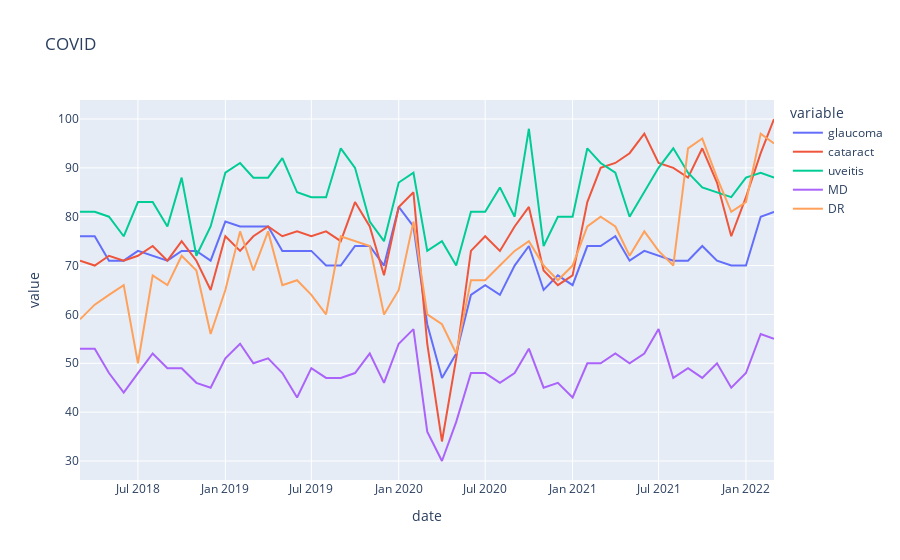

Notebook source saved alongside this figure:
### Code cell
fig = px.line(all_data, title="COVID")
fig.show()

### Figure 1 — Plotly figure (JSON) as saved in the notebook; plotly's stock layout.template omitted (floating-point values rounded to 4 significant figures)
{"data": [{"hovertemplate": "variable=glaucoma<br>date=%{x}<br>value=%{y}<extra></extra>", "legendgroup": "glaucoma", "line": {"color": "#636efa", "dash": "solid"}, "mode": "lines", "name": "glaucoma", "orientation": "v", "showlegend": true, "type": "scatter", "x": ["2018-03-01", "2018-04-01", "2018-05-01", "2018-06-01", "2018-07-01", "2018-08-01", "2018-09-01", "2018-10-01", "2018-11-01", "2018-12-01", "2019-01-01", "2019-02-01", "2019-03-01", "2019-04-01", "2019-05-01", "2019-06-01", "2019-07-01", "2019-08-01", "2019-09-01", "2019-10-01", "2019-11-01", "2019-12-01", "2020-01-01", "2020-02-01", "2020-03-01", "2020-04-01", "2020-05-01", "2020-06-01", "2020-07-01", "2020-08-01", "2020-09-01", "2020-10-01", "2020-11-01", "2020-12-01", "2021-01-01", "2021-02-01", "2021-03-01", "2021-04-01", "2021-05-01", "2021-06-01", "2021-07-01", "2021-08-01", "2021-09-01", "2021-10-01", "2021-11-01", "2021-12-01", "2022-01-01", "2022-02-01", "2022-03-01"], "xaxis": "x", "y": [76, 76, 71, 71, 73, 72, 71, 73, 73, 71, 79, 78, 78, 78, 73, 73, 73, 70, 70, 74, 74, 70, 82, 78, 58, 47, 52, 64, 66, 64, 70, 74, 65, 68, 66, 74, 74, 76, 71, 73, 72, 71, 71, 74, 71, 70, 70, 80, 81], "yaxis": "y"}, {"hovertemplate": "variable=cataract<br>date=%{x}<br>value=%{y}<extra></extra>", "legendgroup": "cataract", "line": {"color": "#EF553B", "dash": "solid"}, "mode": "lines", "name": "cataract", "orientation": "v", "showlegend": true, "type": "scatter", "x": ["2018-03-01", "2018-04-01", "2018-05-01", "2018-06-01", "2018-07-01", "2018-08-01", "2018-09-01", "2018-10-01", "2018-11-01", "2018-12-01", "2019-01-01", "2019-02-01", "2019-03-01", "2019-04-01", "2019-05-01", "2019-06-01", "2019-07-01", "2019-08-01", "2019-09-01", "2019-10-01", "2019-11-01", "2019-12-01", "2020-01-01", "2020-02-01", "2020-03-01", "2020-04-01", "2020-05-01", "2020-06-01", "2020-07-01", "2020-08-01", "2020-09-01", "2020-10-01", "2020-11-01", "2020-12-01", "2021-01-01", "2021-02-01", "2021-03-01", "2021-04-01", "2021-05-01", "2021-06-01", "2021-07-01", "2021-08-01", "2021-09-01", "2021-10-01", "2021-11-01", "2021-12-01", "2022-01-01", "2022-02-01", "2022-03-01"], "xaxis": "x", "y": [71, 70, 72, 71, 72, 74, 71, 75, 71, 65, 76, 73, 76, 78, 76, 77, 76, 77, 75, 83, 78, 68, 82, 85, 54, 34, 51, 73, 76, 73, 78, 82, 69, 66, 68, 83, 90, 91, 93, 97, 91, 90, 88, 94, 87, 76, 84, 93, 100], "yaxis": "y"}, {"hovertemplate": "variable=uveitis<br>date=%{x}<br>value=%{y}<extra></extra>", "legendgroup": "uveitis", "line": {"color": "#00cc96", "dash": "solid"}, "mode": "lines", "name": "uveitis", "orientation": "v", "showlegend": true, "type": "scatter", "x": ["2018-03-01", "2018-04-01", "2018-05-01", "2018-06-01", "2018-07-01", "2018-08-01", "2018-09-01", "2018-10-01", "2018-11-01", "2018-12-01", "2019-01-01", "2019-02-01", "2019-03-01", "2019-04-01", "2019-05-01", "2019-06-01", "2019-07-01", "2019-08-01", "2019-09-01", "2019-10-01", "2019-11-01", "2019-12-01", "2020-01-01", "2020-02-01", "2020-03-01", "2020-04-01", "2020-05-01", "2020-06-01", "2020-07-01", "2020-08-01", "2020-09-01", "2020-10-01", "2020-11-01", "2020-12-01", "2021-01-01", "2021-02-01", "2021-03-01", "2021-04-01", "2021-05-01", "2021-06-01", "2021-07-01", "2021-08-01", "2021-09-01", "2021-10-01", "2021-11-01", "2021-12-01", "2022-01-01", "2022-02-01", "2022-03-01"], "xaxis": "x", "y": [81, 81, 80, 76, 83, 83, 78, 88, 72, 78, 89, 91, 88, 88, 92, 85, 84, 84, 94, 90, 79, 75, 87, 89, 73, 75, 70, 81, 81, 86, 80, 98, 74, 80, 80, 94, 91, 89, 80, 85, 90, 94, 89, 86, 85, 84, 88, 89, 88], "yaxis": "y"}, {"hovertemplate": "variable=MD<br>date=%{x}<br>value=%{y}<extra></extra>", "legendgroup": "MD", "line": {"color": "#ab63fa", "dash": "solid"}, "mode": "lines", "name": "MD", "orientation": "v", "showlegend": true, "type": "scatter", "x": ["2018-03-01", "2018-04-01", "2018-05-01", "2018-06-01", "2018-07-01", "2018-08-01", "2018-09-01", "2018-10-01", "2018-11-01", "2018-12-01", "2019-01-01", "2019-02-01", "2019-03-01", "2019-04-01", "2019-05-01", "2019-06-01", "2019-07-01", "2019-08-01", "2019-09-01", "2019-10-01", "2019-11-01", "2019-12-01", "2020-01-01", "2020-02-01", "2020-03-01", "2020-04-01", "2020-05-01", "2020-06-01", "2020-07-01", "2020-08-01", "2020-09-01", "2020-10-01", "2020-11-01", "2020-12-01", "2021-01-01", "2021-02-01", "2021-03-01", "2021-04-01", "2021-05-01", "2021-06-01", "2021-07-01", "2021-08-01", "2021-09-01", "2021-10-01", "2021-11-01", "2021-12-01", "2022-01-01", "2022-02-01", "2022-03-01"], "xaxis": "x", "y": [53, 53, 48, 44, 48, 52, 49, 49, 46, 45, 51, 54, 50, 51, 48, 43, 49, 47, 47, 48, 52, 46, 54, 57, 36, 30, 38, 48, 48, 46, 48, 53, 45, 46, 43, 50, 50, 52, 50, 52, 57, 47, 49, 47, 50, 45, 48, 56, 55], "yaxis": "y"}, {"hovertemplate": "variable=DR<br>date=%{x}<br>value=%{y}<extra></extra>", "legendgroup": "DR", "line": {"color": "#FFA15A", "dash": "solid"}, "mode": "lines", "name": "DR", "orientation": "v", "showlegend": true, "type": "scatter", "x": ["2018-03-01", "2018-04-01", "2018-05-01", "2018-06-01", "2018-07-01", "2018-08-01", "2018-09-01", "2018-10-01", "2018-11-01", "2018-12-01", "2019-01-01", "2019-02-01", "2019-03-01", "2019-04-01", "2019-05-01", "2019-06-01", "2019-07-01", "2019-08-01", "2019-09-01", "2019-10-01", "2019-11-01", "2019-12-01", "2020-01-01", "2020-02-01", "2020-03-01", "2020-04-01", "2020-05-01", "2020-06-01", "2020-07-01", "2020-08-01", "2020-09-01", "2020-10-01", "2020-11-01", "2020-12-01", "2021-01-01", "2021-02-01", "2021-03-01", "2021-04-01", "2021-05-01", "2021-06-01", "2021-07-01", "2021-08-01", "2021-09-01", "2021-10-01", "2021-11-01", "2021-12-01", "2022-01-01", "2022-02-01", "2022-03-01"], "xaxis": "x", "y": [59, 62, 64, 66, 50, 68, 66, 72, 69, 56, 65, 77, 69, 77, 66, 67, 64, 60, 76, 75, 74, 60, 65, 79, 60, 58, 52, 67, 67, 70, 73, 75, 70, 67, 70, 78, 80, 78, 72, 77, 73, 70, 94, 96, 88, 81, 83, 97, 95], "yaxis": "y"}], "layout": {"legend": {"title": {"text": "variable"}, "tracegroupgap": 0}, "title": {"text": "COVID"}, "xaxis": {"anchor": "y", "domain": [0, 1], "title": {"text": "date"}}, "yaxis": {"anchor": "x", "domain": [0, 1], "title": {"text": "value"}}}}
